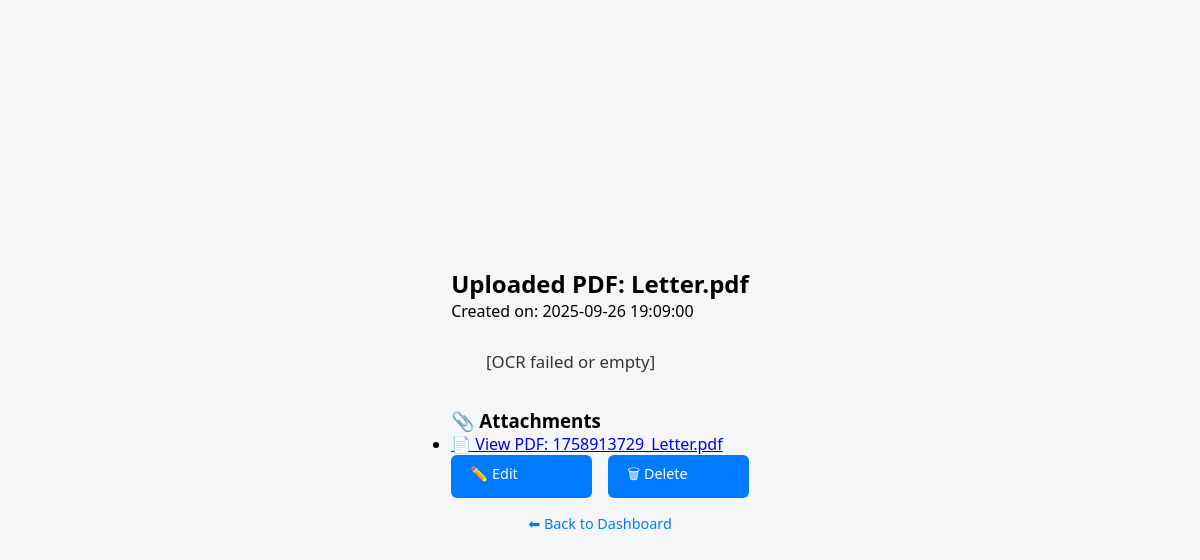
Page /view_note.php?id=3 (signed in) on the committed database.
### tables this page shows
CREATE TABLE `notes` (
  `id` int(11) NOT NULL,
  `user_id` int(11) NOT NULL,
  `title` varchar(255) NOT NULL,
  `content` longtext NOT NULL,
  `is_summary` tinyint(1) DEFAULT 0,
  `created_at` timestamp NOT NULL DEFAULT current_timestamp()
);

CREATE TABLE `files` (
  `id` int(11) NOT NULL,
  `user_id` int(11) NOT NULL,
  `note_id` int(11) DEFAULT NULL,
  `filename` varchar(255) NOT NULL,
  `mime` varchar(100) DEFAULT NULL,
  `size_bytes` bigint(20) DEFAULT NULL,
  `status` enum('uploaded','processing','done','failed') DEFAULT 'uploaded',
  `created_at` timestamp NOT NULL DEFAULT current_timestamp()
);

### view_note.php (the view, shortened to what this page needs)
<?php
require_once "config.php";
$note_id = (int) $_GET['id'];
$user_id = $_SESSION['user_id'];
$stmt = $pdo->prepare("SELECT * FROM notes WHERE id = :id AND user_id = :user_id LIMIT 1");
$stmt->execute([":id" => $note_id, ":user_id" => $user_id]);
$note = $stmt->fetch(PDO::FETCH_ASSOC);
$stmt = $pdo->prepare("SELECT * FROM files WHERE note_id = :note_id AND user_id = :user_id");
$stmt->execute([":note_id" => $note_id, ":user_id" => $user_id]);
$files = $stmt->fetchAll(PDO::FETCH_ASSOC);
?>
<!DOCTYPE html>
<html lang="en">
<head>
  <link rel="stylesheet" href="style.css">
</head>
<body>
<div class="note-container">
    <h2><?= htmlspecialchars($note['title']) ?></h2>
    <p class="note-date">Created on: <?= htmlspecialchars($note['created_at']) ?></p>
    <div class="note-content">
        <?= nl2br(htmlspecialchars($note['content'])) ?>
    </div>
    <?php if ($files): ?>
        <div class="attachments">
            <h3>📎 Attachments</h3>
            <ul>
                <?php foreach ($files as $file): ?>
                    <li>
                        <?php if (strpos($file['mime'], 'image') !== false): ?>
                            <img src="uploads/<?= htmlspecialchars($file['filename']) ?>"
                                 alt="Image Attachment"
                                 class="note-image">
                        <?php elseif ($file['mime'] === 'application/pdf'): ?>
                            <a href="uploads/<?= htmlspecialchars($file['filename']) ?>" target="_blank">
                                📄 View PDF: <?= htmlspecialchars($file['filename']) ?>
                            </a>
                        <?php else: ?>
                            <a href="uploads/<?= htmlspecialchars($file['filename']) ?>" target="_blank">
                                📂 <?= htmlspecialchars($file['filename']) ?>
                            </a>
                        <?php endif; ?>
                    </li>
                <?php endforeach; ?>
            </ul>
        </div>
    <?php endif; ?>
    <div class="note-actions">
        <a href="edit_note.php?id=<?= $note['id'] ?>" class="btn">✏️ Edit</a>
        <a href="delete_note.php?id=<?= $note['id'] ?>"
        class="btn btn-danger"
        onclick="return confirm('Are you sure you want to delete this note?');">🗑 Delete</a>
    </div>
    <p class="switch-link"><a href="index.php">⬅ Back to Dashboard</a></p>
</div>
</body>
</html>

### style.css (style rules this page uses)
* { margin: 0; padding: 0; box-sizing: border-box; font-family: "Segoe UI", Tahoma, Geneva, Verdana, sans-serif; }
body { background: #f4f6f8; display: flex; justify-content: center; align-items: center; height: 100vh; }
.btn { display: block; width: 100%; padding: 0.8rem; background: #007bff; color: #fff; border: none; border-radius: 8px; font-size: 1rem; cursor: pointer; transition: background 0.2s; }
.switch-link { text-align: center; margin-top: 1rem; font-size: 0.9rem; }
.switch-link a { color: #007bff; text-decoration: none; }
.note-content { font-size: 1.05rem; line-height: 1.6; color: #333; white-space: pre-wrap; margin-bottom: 2rem; }
.note-actions { display: flex; gap: 1rem; }
.note-actions .btn { padding: 0.6rem 1.2rem; border-radius: 6px; text-decoration: none; font-size: 0.9rem; }

### rows in the picture
notes: title "Uploaded PDF: Letter.pdf", created_at "2025-09-26 19:09:00", content "[OCR failed or empty]"
files: filename "1758913729_Letter.pdf"
